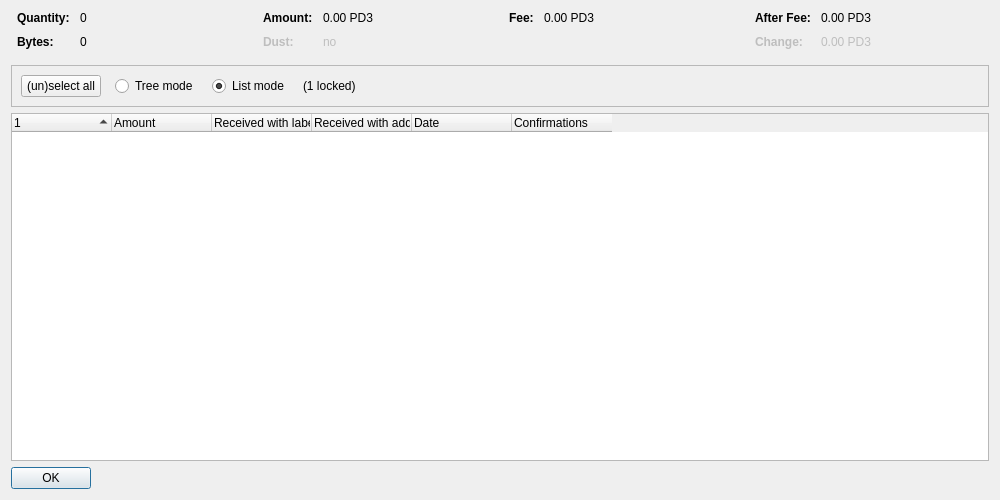
<?xml version="1.0" encoding="UTF-8"?>
<ui version="4.0">
 <class>CoinControlDialog</class>
 <widget class="QDialog" name="CoinControlDialog">
  <property name="geometry">
   <rect>
    <x>0</x>
    <y>0</y>
    <width>1000</width>
    <height>500</height>
   </rect>
  </property>
  <property name="windowTitle">
   <string>Coin Selection</string>
  </property>
  <layout class="QVBoxLayout" name="verticalLayout">
   <item>
    <layout class="QHBoxLayout" name="horizontalLayoutTop" stretch="0,0,0,0">
     <property name="topMargin">
      <number>0</number>
     </property>
     <property name="bottomMargin">
      <number>10</number>
     </property>
     <item>
      <layout class="QFormLayout" name="formLayoutCoinControl1">
       <property name="horizontalSpacing">
        <number>10</number>
       </property>
       <property name="verticalSpacing">
        <number>10</number>
       </property>
       <property name="leftMargin">
        <number>6</number>
       </property>
       <property name="rightMargin">
        <number>6</number>
       </property>
       <item row="0" column="0">
        <widget class="QLabel" name="labelCoinControlQuantityText">
         <property name="font">
          <font>
           <weight>75</weight>
           <bold>true</bold>
          </font>
         </property>
         <property name="text">
          <string>Quantity:</string>
         </property>
        </widget>
       </item>
       <item row="0" column="1">
        <widget class="QLabel" name="labelCoinControlQuantity">
         <property name="cursor">
          <cursorShape>IBeamCursor</cursorShape>
         </property>
         <property name="contextMenuPolicy">
          <enum>Qt::ActionsContextMenu</enum>
         </property>
         <property name="text">
          <string notr="true">0</string>
         </property>
         <property name="textInteractionFlags">
          <set>Qt::LinksAccessibleByMouse|Qt::TextSelectableByKeyboard|Qt::TextSelectableByMouse</set>
         </property>
        </widget>
       </item>
       <item row="1" column="0">
        <widget class="QLabel" name="labelCoinControlBytesText">
         <property name="font">
          <font>
           <weight>75</weight>
           <bold>true</bold>
          </font>
         </property>
         <property name="text">
          <string>Bytes:</string>
         </property>
        </widget>
       </item>
       <item row="1" column="1">
        <widget class="QLabel" name="labelCoinControlBytes">
         <property name="cursor">
          <cursorShape>IBeamCursor</cursorShape>
         </property>
         <property name="contextMenuPolicy">
          <enum>Qt::ActionsContextMenu</enum>
         </property>
         <property name="text">
          <string notr="true">0</string>
         </property>
         <property name="textInteractionFlags">
          <set>Qt::LinksAccessibleByMouse|Qt::TextSelectableByKeyboard|Qt::TextSelectableByMouse</set>
         </property>
        </widget>
       </item>
      </layout>
     </item>
     <item>
      <layout class="QFormLayout" name="formLayoutCoinControl2">
       <property name="horizontalSpacing">
        <number>10</number>
       </property>
       <property name="verticalSpacing">
        <number>10</number>
       </property>
       <property name="leftMargin">
        <number>6</number>
       </property>
       <property name="rightMargin">
        <number>6</number>
       </property>
       <item row="0" column="0">
        <widget class="QLabel" name="labelCoinControlAmountText">
         <property name="font">
          <font>
           <weight>75</weight>
           <bold>true</bold>
          </font>
         </property>
         <property name="text">
          <string>Amount:</string>
         </property>
        </widget>
       </item>
       <item row="0" column="1">
        <widget class="QLabel" name="labelCoinControlAmount">
         <property name="cursor">
          <cursorShape>IBeamCursor</cursorShape>
         </property>
         <property name="contextMenuPolicy">
          <enum>Qt::ActionsContextMenu</enum>
         </property>
         <property name="text">
          <string notr="true">0.00 PD3</string>
         </property>
         <property name="textInteractionFlags">
          <set>Qt::LinksAccessibleByMouse|Qt::TextSelectableByKeyboard|Qt::TextSelectableByMouse</set>
         </property>
        </widget>
       </item>
       <item row="1" column="0">
        <widget class="QLabel" name="labelCoinControlLowOutputText">
         <property name="enabled">
          <bool>false</bool>
         </property>
         <property name="font">
          <font>
           <weight>75</weight>
           <bold>true</bold>
          </font>
         </property>
         <property name="text">
          <string>Dust:</string>
         </property>
        </widget>
       </item>
       <item row="1" column="1">
        <widget class="QLabel" name="labelCoinControlLowOutput">
         <property name="enabled">
          <bool>false</bool>
         </property>
         <property name="cursor">
          <cursorShape>IBeamCursor</cursorShape>
         </property>
         <property name="contextMenuPolicy">
          <enum>Qt::ActionsContextMenu</enum>
         </property>
         <property name="text">
          <string notr="true">no</string>
         </property>
         <property name="textInteractionFlags">
          <set>Qt::LinksAccessibleByMouse|Qt::TextSelectableByKeyboard|Qt::TextSelectableByMouse</set>
         </property>
        </widget>
       </item>
      </layout>
     </item>
     <item>
      <layout class="QFormLayout" name="formLayoutCoinControl3">
       <property name="horizontalSpacing">
        <number>10</number>
       </property>
       <property name="verticalSpacing">
        <number>10</number>
       </property>
       <property name="leftMargin">
        <number>6</number>
       </property>
       <property name="rightMargin">
        <number>6</number>
       </property>
       <item row="0" column="0">
        <widget class="QLabel" name="labelCoinControlFeeText">
         <property name="font">
          <font>
           <weight>75</weight>
           <bold>true</bold>
          </font>
         </property>
         <property name="text">
          <string>Fee:</string>
         </property>
        </widget>
       </item>
       <item row="0" column="1">
        <widget class="QLabel" name="labelCoinControlFee">
         <property name="cursor">
          <cursorShape>IBeamCursor</cursorShape>
         </property>
         <property name="contextMenuPolicy">
          <enum>Qt::ActionsContextMenu</enum>
         </property>
         <property name="text">
          <string notr="true">0.00 PD3</string>
         </property>
         <property name="textInteractionFlags">
          <set>Qt::LinksAccessibleByMouse|Qt::TextSelectableByKeyboard|Qt::TextSelectableByMouse</set>
         </property>
        </widget>
       </item>
      </layout>
     </item>
     <item>
      <layout class="QFormLayout" name="formLayoutCoinControl4">
       <property name="horizontalSpacing">
        <number>10</number>
       </property>
       <property name="verticalSpacing">
        <number>10</number>
       </property>
       <property name="leftMargin">
        <number>6</number>
       </property>
       <property name="rightMargin">
        <number>6</number>
       </property>
       <item row="0" column="0">
        <widget class="QLabel" name="labelCoinControlAfterFeeText">
         <property name="font">
          <font>
           <weight>75</weight>
           <bold>true</bold>
          </font>
         </property>
         <property name="text">
          <string>After Fee:</string>
         </property>
        </widget>
       </item>
       <item row="0" column="1">
        <widget class="QLabel" name="labelCoinControlAfterFee">
         <property name="cursor">
          <cursorShape>IBeamCursor</cursorShape>
         </property>
         <property name="contextMenuPolicy">
          <enum>Qt::ActionsContextMenu</enum>
         </property>
         <property name="text">
          <string notr="true">0.00 PD3</string>
         </property>
         <property name="textInteractionFlags">
          <set>Qt::LinksAccessibleByMouse|Qt::TextSelectableByKeyboard|Qt::TextSelectableByMouse</set>
         </property>
        </widget>
       </item>
       <item row="1" column="0">
        <widget class="QLabel" name="labelCoinControlChangeText">
         <property name="enabled">
          <bool>false</bool>
         </property>
         <property name="font">
          <font>
           <weight>75</weight>
           <bold>true</bold>
          </font>
         </property>
         <property name="text">
          <string>Change:</string>
         </property>
        </widget>
       </item>
       <item row="1" column="1">
        <widget class="QLabel" name="labelCoinControlChange">
         <property name="enabled">
          <bool>false</bool>
         </property>
         <property name="cursor">
          <cursorShape>IBeamCursor</cursorShape>
         </property>
         <property name="contextMenuPolicy">
          <enum>Qt::ActionsContextMenu</enum>
         </property>
         <property name="text">
          <string notr="true">0.00 PD3</string>
         </property>
         <property name="textInteractionFlags">
          <set>Qt::LinksAccessibleByMouse|Qt::TextSelectableByKeyboard|Qt::TextSelectableByMouse</set>
         </property>
        </widget>
       </item>
      </layout>
     </item>
    </layout>
   </item>
   <item>
    <widget class="QFrame" name="frame">
     <property name="minimumSize">
      <size>
       <width>0</width>
       <height>40</height>
      </size>
     </property>
     <property name="frameShape">
      <enum>QFrame::StyledPanel</enum>
     </property>
     <property name="frameShadow">
      <enum>QFrame::Sunken</enum>
     </property>
     <layout class="QHBoxLayout" name="horizontalLayout">
      <item>
       <layout class="QHBoxLayout" name="horizontalLayoutPanel" stretch="0,0,0,0,0">
        <property name="spacing">
         <number>14</number>
        </property>
        <item>
         <widget class="QPushButton" name="pushButtonSelectAll">
          <property name="sizePolicy">
           <sizepolicy hsizetype="Maximum" vsizetype="Fixed">
            <horstretch>0</horstretch>
            <verstretch>0</verstretch>
           </sizepolicy>
          </property>
          <property name="text">
           <string>(un)select all</string>
          </property>
          <property name="autoDefault">
           <bool>false</bool>
          </property>
         </widget>
        </item>
        <item>
         <widget class="QRadioButton" name="radioTreeMode">
          <property name="sizePolicy">
           <sizepolicy hsizetype="Maximum" vsizetype="Fixed">
            <horstretch>0</horstretch>
            <verstretch>0</verstretch>
           </sizepolicy>
          </property>
          <property name="text">
           <string>Tree mode</string>
          </property>
         </widget>
        </item>
        <item>
         <widget class="QRadioButton" name="radioListMode">
          <property name="sizePolicy">
           <sizepolicy hsizetype="Maximum" vsizetype="Fixed">
            <horstretch>0</horstretch>
            <verstretch>0</verstretch>
           </sizepolicy>
          </property>
          <property name="text">
           <string>List mode</string>
          </property>
          <property name="checked">
           <bool>true</bool>
          </property>
         </widget>
        </item>
        <item>
         <widget class="QLabel" name="labelLocked">
          <property name="text">
           <string notr="true">(1 locked)</string>
          </property>
         </widget>
        </item>
        <item>
         <spacer name="horizontalSpacer">
          <property name="orientation">
           <enum>Qt::Horizontal</enum>
          </property>
          <property name="sizeHint" stdset="0">
           <size>
            <width>40</width>
            <height>20</height>
           </size>
          </property>
         </spacer>
        </item>
       </layout>
      </item>
     </layout>
    </widget>
   </item>
   <item>
    <widget class="CoinControlTreeWidget" name="treeWidget">
     <property name="contextMenuPolicy">
      <enum>Qt::CustomContextMenu</enum>
     </property>
     <property name="sortingEnabled">
      <bool>false</bool>
     </property>
     <property name="columnCount">
      <number>6</number>
     </property>
     <attribute name="headerShowSortIndicator" stdset="0">
      <bool>true</bool>
     </attribute>
     <attribute name="headerStretchLastSection">
      <bool>false</bool>
     </attribute>
     <column>
      <property name="text">
       <string/>
      </property>
     </column>
     <column>
      <property name="text">
       <string>Amount</string>
      </property>
     </column>
     <column>
      <property name="text">
       <string>Received with label</string>
      </property>
     </column>
     <column>
      <property name="text">
       <string>Received with address</string>
      </property>
     </column>
     <column>
      <property name="text">
       <string>Date</string>
      </property>
     </column>
     <column>
      <property name="text">
       <string>Confirmations</string>
      </property>
      <property name="toolTip">
       <string>Confirmed</string>
      </property>
     </column>
     <column>
      <property name="text">
       <string/>
      </property>
     </column>
     <column>
      <property name="text">
       <string/>
      </property>
     </column>
     <column>
      <property name="text">
       <string/>
      </property>
     </column>
     <column>
      <property name="text">
       <string/>
      </property>
     </column>
    </widget>
   </item>
   <item>
    <widget class="QDialogButtonBox" name="buttonBox">
     <property name="sizePolicy">
      <sizepolicy hsizetype="Maximum" vsizetype="Fixed">
       <horstretch>0</horstretch>
       <verstretch>0</verstretch>
      </sizepolicy>
     </property>
     <property name="orientation">
      <enum>Qt::Horizontal</enum>
     </property>
     <property name="standardButtons">
      <set>QDialogButtonBox::Ok</set>
     </property>
    </widget>
   </item>
  </layout>
 </widget>
 <customwidgets>
  <customwidget>
   <class>CoinControlTreeWidget</class>
   <extends>QTreeWidget</extends>
   <header>qt/coincontroltreewidget.h</header>
  </customwidget>
 </customwidgets>
 <resources/>
 <connections/>
</ui>
